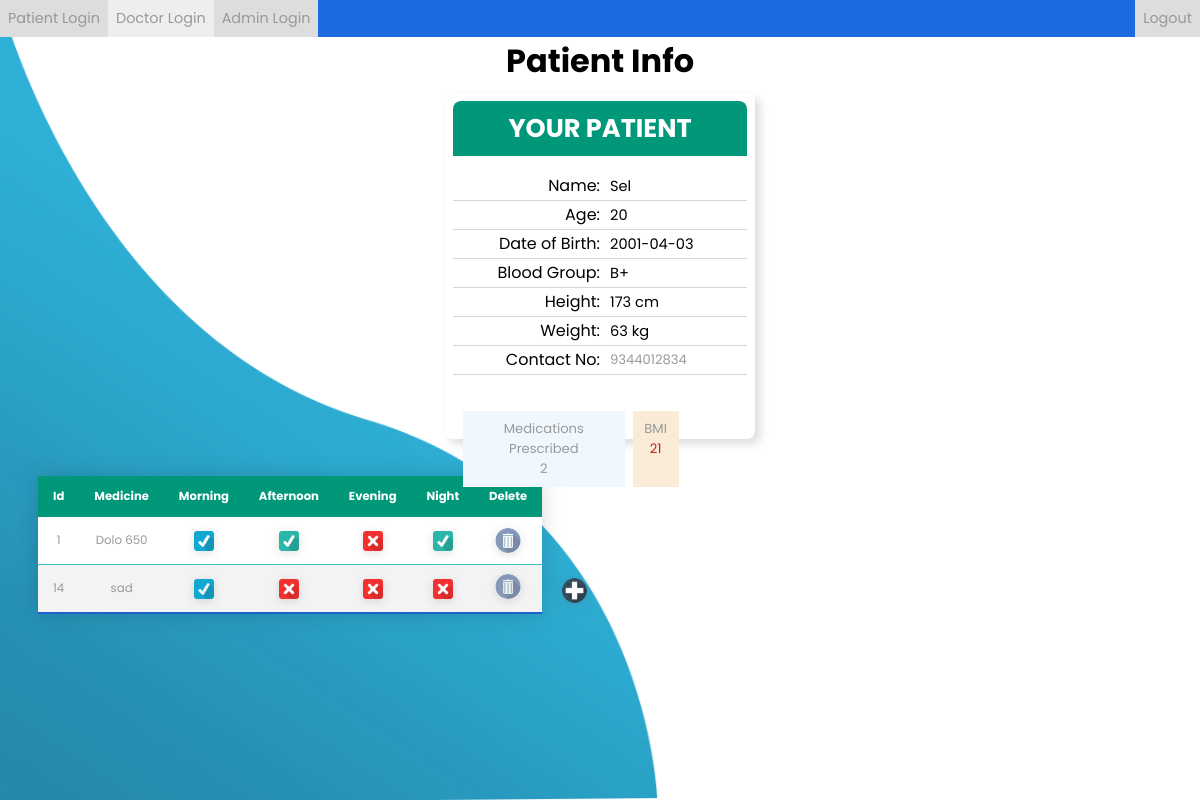
Screenshot of /view_patient.php?id=1&doctor-id=1 (signed in) with the database file from the repository.
### tables this page shows
CREATE TABLE `patient_profiles` (
  `id` int(11) NOT NULL,
  `doctor_id` int(11) NOT NULL,
  `name` varchar(255) NOT NULL,
  `date_of_birth` date NOT NULL,
  `age` varchar(255) NOT NULL,
  `blood_group` varchar(255) NOT NULL,
  `height` int(255) NOT NULL,
  `weight` int(255) NOT NULL,
  `bmi` int(255) NOT NULL,
  `contact_number` varchar(255) NOT NULL
);

CREATE TABLE `patient_medicines` (
  `id` int(11) NOT NULL,
  `patient_id` int(11) NOT NULL,
  `doctor_id` int(11) NOT NULL,
  `medicine` varchar(255) NOT NULL,
  `morning` varchar(255) NOT NULL,
  `afternoon` varchar(255) NOT NULL,
  `evening` varchar(255) NOT NULL,
  `night` varchar(255) NOT NULL
);

### view_patient.php (the view, shortened to what this page needs)
<?php
$patient_id = isset($_GET['id']) ? $_GET['id'] : "";
include "database.php";
$patient_bmi = mysqli_query($conn, "SELECT bmi FROM patient_profiles where id = '$patient_id'");
$patient_bmi = mysqli_fetch_array($patient_bmi);
$patient_bmi = $patient_bmi[0];
$total_patient_medications_prescribed = mysqli_query($conn, "SELECT count(*) from patient_medicines where patient_id = '$patient_id'");
$total_patient_medications_prescribed = mysqli_fetch_array($total_patient_medications_prescribed);
$total_patient_medications_prescribed = $total_patient_medications_prescribed[0];
if ($patient_bmi < 25) $bmi_style = "bmi-normal";
if ($patient_bmi < 30) $bmi_style = "bmi-overweight";
if ($patient_bmi < 35) $bmi_style = "bmi-slightly-obese";
if ($patient_bmi < 40) $bmi_style = "bmi-obese";
?>
<!DOCTYPE html>
<html lang="en">
<head>
    <link rel="stylesheet" type="text/css" href="css/style.css">
</head>
<body>
    <nav>
        <form>
            <ul class="nav-bar">
                <li><button type="submit" formaction="logout_to_patient_login.php">Patient Login</button></li>
                <li><button class="active" type="submit" formaction="logout_to_doctor_login.php">Doctor Login</button>
                </li>
                <li><button type="submit" formaction="logout_to_admin_login.php">Admin Login</button></li>
                <li class="nav-item-right"><button type="submit" formaction="logout_to_doctor_login.php">Logout</button>
                </li>
            </ul>
        </form>
    </nav>
    <img class="wave" src="img/wave.png">
    <main class="page-wrapper">
        <header class="center">
            <h1>Patient Info</h1>
        </header>
        <div class="basic-info-container">
            <header>
                <h1>YOUR PATIENT</h1>
            </header>
            <?php
            $sql = "SELECT * FROM patient_profiles WHERE id = '$patient_id'";
            $result = mysqli_query($conn, $sql);
            while ($row = mysqli_fetch_array($result)) {
                echo
                "
                        <div class='info-container'>
                            <div>
                                <p>Name:</p>
                                <p class='info-value'>" . $row['name'] . "</p>
                            </div>
                            <div>
                                <p>Age:</p>
                                <p class='info-value'>" . $row['age'] . "<p>
                            </div>
                            <div>
                                <p>Date of Birth:</p>
                                <p class='info-value'>" . $row['date_of_birth'] . "</p>
                            </div>
                            <div>
                                <p>Blood Group:</p>
                                <p class='info-value'>" . $row['blood_group'] . "</p>
                            </div>
                            <div>
                                <p>Height:</p>
                                <p class='info-value'>" . $row['height'] . " cm</p>
                            </div>
                            <div>
                                <p>Weight:</p>
                                <p class='info-value'>" . $row['weight'] . " kg</p>
                            </div>
                            <div>
                                <p>Contact No:</p>
                                <a href=tel:" . $row['contact_number'] . "<p class='info-value'>" . $row['contact_number'] . "</p>
                            </div>
                        </div>
                        <div class='patient-info-container'>
                            <div class='medications-prescribed-count'>
                                <p>Medications Prescribed</p>
                                <p>
                                    " . $total_patient_medications_prescribed . "
                                </p>
                            </div>
                            <div class='bmi-value'>
                                <p>BMI</p>
                                <p class='" . $bmi_style . "'>" . $row['bmi'] . "</p>
                            </div>
                        </div>";
            }
            ?>
        </div>
        <?php
        $sql = "SELECT * FROM patient_medicines WHERE patient_id = '$patient_id'";
        $result = mysqli_query($conn, $sql);
        ?>
        <br />
        <form method="POST" action="add_medicines.php" class="patient-medicine-info-container">
            <div class="table-responsive medicine-table-container">
                <table class="styled-table">
                    <thead>
                        <tr>
                            <th>Id</th>
                            <th>Medicine</th>
                            <th>Morning</th>
                            <th>Afternoon</th>
                            <th>Evening</th>
                            <th>Night</th>
                            <th>Delete</th>
                        </tr>
                    </thead>
                    <tbody id="medicine-table-body">
                    <?php
                    while ($row = mysqli_fetch_array($result)) {
                        echo "
                                <tr>
                                    <td>" . $row['id'] . "</td>
                                    <td>" . $row['medicine'] . "</td>
                                    <td>
                                        <div class='table-icon-container'>"
                                        . (($row['morning']) == true
                                        ? ($row['morning'] == 'Taken'
                                        ? "<img class='ui-icon' src='img/check-mark-tick-green.png' alt='Prescribed'"
                                        : "<img class='ui-icon' src='img/check-mark-tick-blue.png' alt='Not prescribed'>")
                                        : "<img class='ui-icon' src='img/check-mark-wrong.png' alt='Not prescribed'>")  . "
                                        </div>
                                    </td>
                                    <td>
                                        <div class='table-icon-container'>"
                                        . (($row['afternoon']) == true
                                        ? ($row['afternoon'] == 'Taken'
                                        ? "<img class='ui-icon' src='img/check-mark-tick-green.png' alt='Prescribed'"
                                        : "<img class='ui-icon' src='img/check-mark-tick-blue.png' alt='Not prescribed'>")
                                        : "<img class='ui-icon' src='img/check-mark-wrong.png' alt='Not prescribed'>")  . "
                                        </div>
                                    </td>
                                    <td>
                                        <div class='table-icon-container'>"
                                        . (($row['evening']) == true
                                        ? ($row['evening'] == 'Taken'
                                        ? "<img class='ui-icon' src='img/check-mark-tick-green.png' alt='Prescribed'"
                                        : "<img class='ui-icon' src='img/check-mark-tick-blue.png' alt='Not prescribed'>")
                                        : "<img class='ui-icon' src='img/check-mark-wrong.png' alt='Not prescribed'>")  . "
                                        </div>
                                    </td>
                                    <td>
                                        <div class='table-icon-container'>"
                                        . (($row['night']) == true
                                        ? ($row['night'] == 'Taken'
                                        ? "<img class='ui-icon' src='img/check-mark-tick-green.png' alt='Prescribed'"
                                        : "<img class='ui-icon' src='img/check-mark-tick-blue.png' alt='Not prescribed'>")
                                        : "<img class='ui-icon' src='img/check-mark-wrong.png' alt='Not prescribed'>")  . "
                                        </div>
                                    </td>
                                    <td>
                                        <div class='table-icon-container'>
                                            <form action='delete_medicine.php' method='POST'>
                                                <input type='number' value='". $row['id'] ."' id='medicine-id' name='medicine-id' readonly hidden>
                                                <input type='image' class='ui-icon-big' src='img/bin-icon.png'>
                                            </form>
                                        </div>
                                    </td>
                                </tr>
                            ";
                    }
                    ?>
                    </tbody>
                </table>
            </div>
                <div class="add-medicine-form">
                    <input type='image' id="add-medicine-button" class='ui-icon-big' src='img/plus-button.png' alt='Add medicine'/>
                </div>
        </form>
    </main>
</body>
</html>

### css/style.css (style rules this page uses)
* { padding: 0; margin: 0; -moz-box-sizing: border-box; -webkit-box-sizing: border-box; box-sizing: border-box; font-family: "Poppins", sans-serif; }
body { font-family: "Poppins", sans-serif; }
button { border: none; }
.nav-bar { width: 100%; display: flex; list-style-type: none; margin: 0; padding: 0; position: fixed; top: 0; background-color: #1e6ae1; z-index: 1; }
li { display: inline; }
li { float: left; }
a, .nav-bar button { display: block; text-align: right; text-decoration: none; color: #999; font-size: 0.9rem; transition: 0.3s; }
.nav-bar a, .nav-bar button { display: block; padding: 8px; background-color: #dddddd; }
.nav-item-right { margin-left: auto; }
.page-wrapper { margin: 8px; margin-top: 37px; }
a.active, button.active { background: #eee; }
header.center { text-align: center; }
.wave { position: fixed; bottom: 0; left: 0; height: 100%; z-index: -1; }
.table-responsive { display: flex; flex-direction: column; justify-content: center; align-items: center; margin: 0; padding: 0px 20px; overflow: auto; }
.styled-table { border-collapse: collapse; margin: 25px 0; font-size: 0.9em; box-shadow: 0 0 20px rgb(0 0 0 / 15%); text-align: center; }
.styled-table thead tr { background-color: #009879; color: #ffffff; text-align: left; }
.styled-table th:first-of-type, .styled-table td:first-of-type { padding: 12px 15px; }
.styled-table th, .styled-table td { padding: 0px 15px; text-align: center; width: min-content; }
.styled-table tbody tr { border-bottom: 1px solid #36c1c8; }
.styled-table tbody tr { background-color: #ffffff; }
.styled-table tbody tr:nth-of-type(even) { background-color: #f3f3f3; }
.styled-table tbody tr:last-of-type { border-bottom: 2px solid #1c61ce; }
div.basic-info-container { margin: auto; padding: 8px; position: relative; top: 8px; width: 310px; background: white; border-radius: 8px; box-shadow: 5px 5px 10px #dcdcdc; }
div.basic-info-container header { padding: 8px; background: #009879; color: white; font-size: 0.8em; text-align: center; border-top-left-radius: 8px; border-top-right-radius: 8px; }
.info-container { display: flex; flex-direction: column; justify-content: flex-end; margin: 1em 0em; text-align: right; line-height: 26px; }
.info-value { height: 20px; width: fit-content; margin-left: 10px; font-size-adjust: 0.5; border: none; outline: none; background: transparent; }
.info-container>div { display: grid; grid-template-columns: 1fr 1fr; padding: 1px; border-bottom: 1px solid #d6d6d6; }
div.patient-info-container { display: grid; grid-template-columns: 75% 25%; text-align: center; }
div.medications-prescribed-count { padding: 8px; background: aliceblue; }
div.bmi-value { margin-left: 8px; padding: 8px; background: antiquewhite; }
.bmi-severely-underweight, .bmi-obese { color: #bc2020; }
.patient-medicine-info-container { display: flex; justify-content: center; align-items: flex-end; padding-bottom: 1em; }
.medicine-table-container { width: max-content; }
.table-icon-container { height: 47px; display: grid; place-items: center; }
.ui-icon { height: 20px; width: 20px; box-shadow: rgba(99, 99, 99, 0.2) 0px 2px 8px 0px; }
.ui-icon-big { height: 25px; border-radius: 50%; box-shadow: rgba(99, 99, 99, 0.2) 0px 2px 8px 0px; }
.add-medicine-form { display: flex; flex-direction: column; }
#add-medicine-button { margin-bottom: 36px; }

### rows the page displays
patient_profiles: name "Sel", age "20", date_of_birth "2001-04-03", blood_group "B+", height "173", weight "63", contact_number "9344012834", total_patient_medications_prescribed "2", bmi "21"
patient_medicines: id "1", medicine "Dolo 650"
patient_medicines: id "14", medicine "sad"
